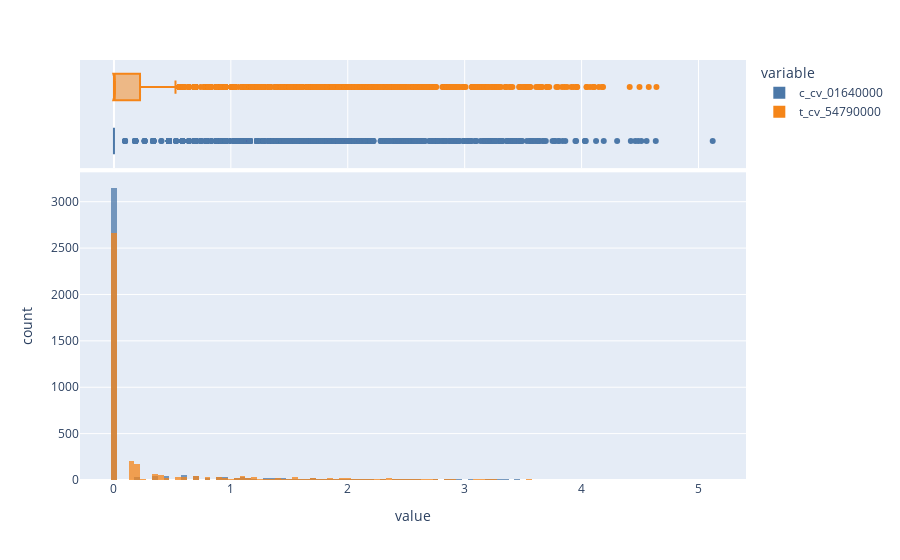

Notebook code cell kept with this figure:
### Code cell
# Ajustando a cauda longa aplicando a Transformação Logarítmica

fig = px.histogram(
    np.log1p(df_knn[chuvas]),
    marginal="box",
    barmode='overlay',
    opacity=0.75,
    color_discrete_sequence=px.colors.qualitative.T10
)
fig.show()

# Parece menos pior...

### Figure 1 — Plotly figure (JSON) as saved in the notebook; plotly's stock layout.template omitted (floating-point values rounded to 4 significant figures; data arrays with more than 128 entries replaced by an {"elided": "..."} marker saying what was removed)
{"data": [{"alignmentgroup": "True", "bingroup": "x", "hovertemplate": "variable=c_cv_01640000<br>value=%{x}<br>count=%{y}<extra></extra>", "legendgroup": "c_cv_01640000", "marker": {"color": "#4C78A8", "opacity": 0.75, "pattern": {"shape": ""}}, "name": "c_cv_01640000", "offsetgroup": "c_cv_01640000", "orientation": "v", "showlegend": true, "type": "histogram", "x": {"elided": "4017 float values"}, "xaxis": "x", "yaxis": "y"}, {"alignmentgroup": "True", "hovertemplate": "variable=c_cv_01640000<br>value=%{x}<extra></extra>", "legendgroup": "c_cv_01640000", "marker": {"color": "#4C78A8"}, "name": "c_cv_01640000", "notched": true, "offsetgroup": "c_cv_01640000", "showlegend": false, "type": "box", "x": {"elided": "4017 float values"}, "xaxis": "x2", "yaxis": "y2"}, {"alignmentgroup": "True", "bingroup": "x", "hovertemplate": "variable=t_cv_54790000<br>value=%{x}<br>count=%{y}<extra></extra>", "legendgroup": "t_cv_54790000", "marker": {"color": "#F58518", "opacity": 0.75, "pattern": {"shape": ""}}, "name": "t_cv_54790000", "offsetgroup": "t_cv_54790000", "orientation": "v", "showlegend": true, "type": "histogram", "x": {"elided": "4017 float values"}, "xaxis": "x", "yaxis": "y"}, {"alignmentgroup": "True", "hovertemplate": "variable=t_cv_54790000<br>value=%{x}<extra></extra>", "legendgroup": "t_cv_54790000", "marker": {"color": "#F58518"}, "name": "t_cv_54790000", "notched": true, "offsetgroup": "t_cv_54790000", "showlegend": false, "type": "box", "x": {"elided": "4017 float values"}, "xaxis": "x2", "yaxis": "y2"}], "layout": {"barmode": "overlay", "legend": {"title": {"text": "variable"}, "tracegroupgap": 0}, "margin": {"t": 60}, "xaxis": {"anchor": "y", "domain": [0, 1], "title": {"text": "value"}}, "xaxis2": {"anchor": "y2", "domain": [0, 1], "matches": "x", "showgrid": true, "showticklabels": false}, "yaxis": {"anchor": "x", "domain": [0, 0.7326], "title": {"text": "count"}}, "yaxis2": {"anchor": "x2", "domain": [0.7426, 1], "matches": "y2", "showgrid": false, "showline": false, "showticklabels": false, "ticks": ""}}}
